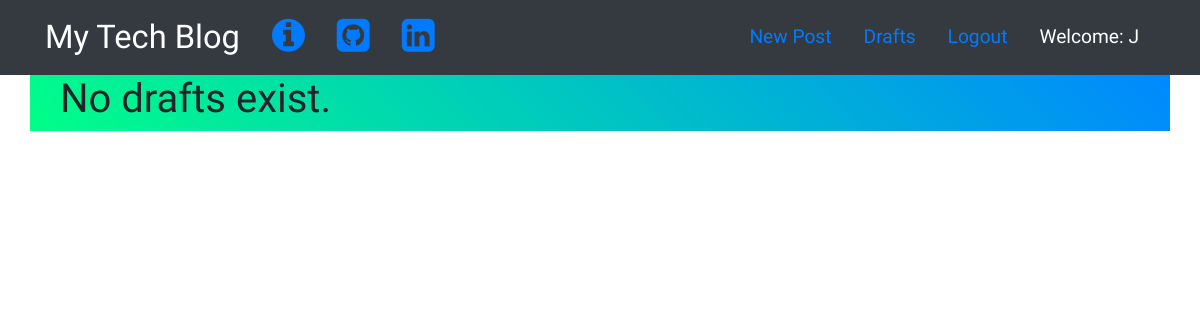
Page /drafts/ (signed in) on the earlier database version.
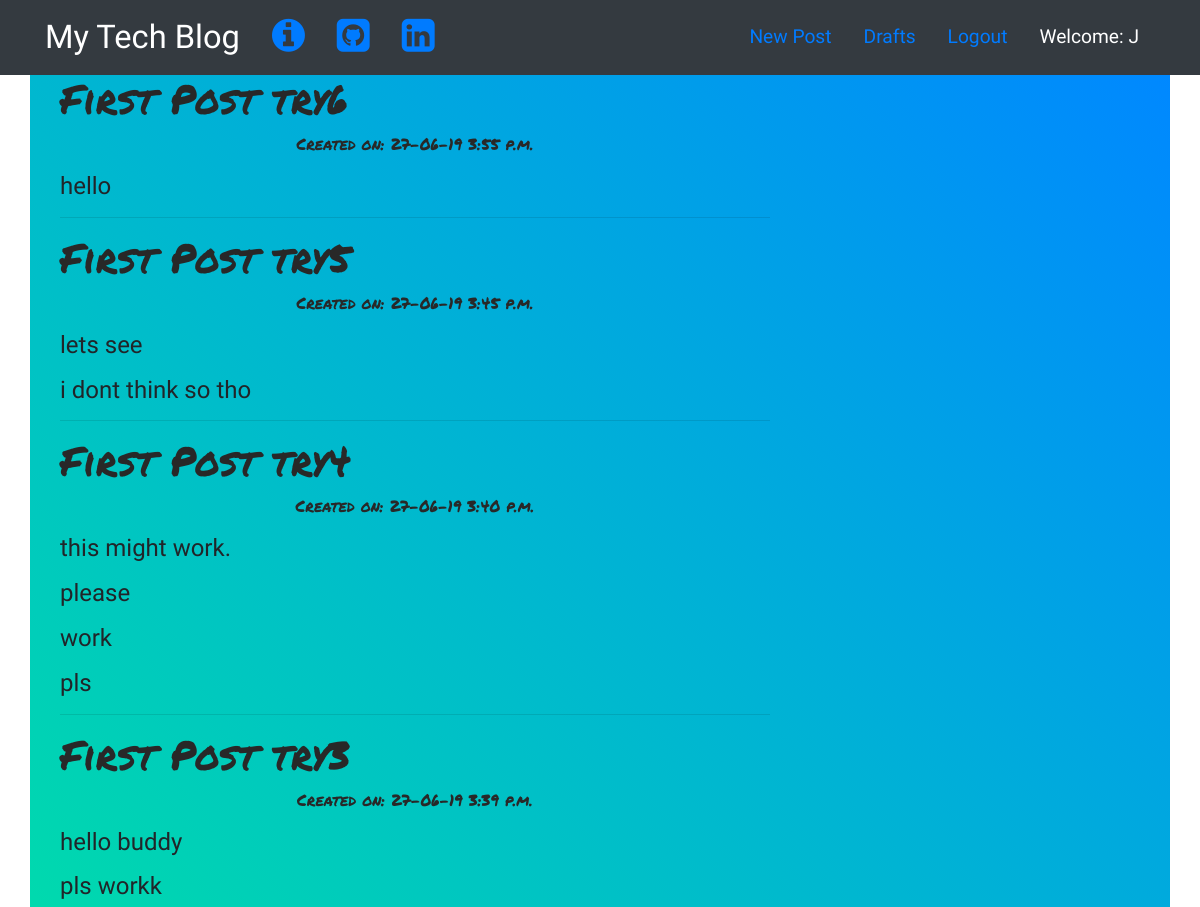
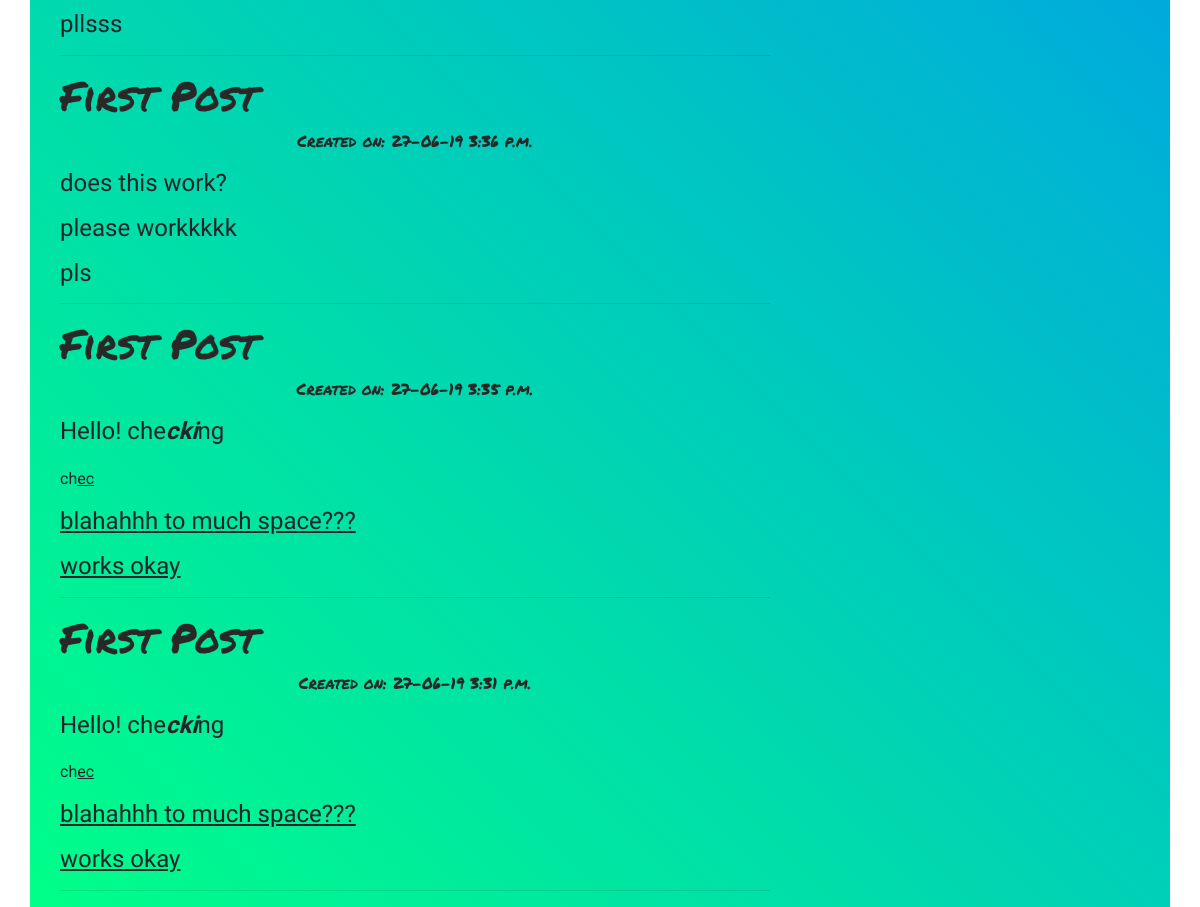
Same page on the later database version (2 pictures, top to bottom).
### blog/models.py (models this page shows, shortened)
class Post(models.Model):
    author=models.ForeignKey('auth.User',on_delete=models.CASCADE)
    title=models.CharField(max_length=150)
    text=models.TextField()
    create_date=models.DateTimeField(default=timezone.now)
    publish_date=models.DateTimeField(blank=True,null=True)

### blog/views.py (the view)
# urls.py: path('drafts/',views.DraftListView.as_view(),name="draft_list"),
class DraftListView(LoginRequiredMixin,ListView):
    login_url="/login/"
    redirect_field_name="blog/draft_list.html"
    model = Post
    template_name='blog/draft_list.html'
    def get_queryset(self):
        return Post.objects.filter(publish_date__isnull=True).order_by('-create_date')

### blog/templates/blog/draft_list.html (shortened to what this page needs)
{% extends 'blog/base.html' %}
  {% block content %}
    {% for post in post_list %}
        <h1><a class="posttitle" href="{% url 'post_detail' pk=post.pk%}">
          {{post.title}}</a></h1>
        <p class="posttitle">Created on: {{post.create_date|date:"d-m-y P"}}</p>
        <h4 class="postcontent">{{post.text|safe|truncatechars:200}}</h4>
        <hr>
    {% empty %}
      <h1 class="postcontent">No drafts exist.</h1>
    {% endfor %}
  {% endblock %}

Differences in the rows shown:
added Post: title "First Post try6", create_date "27-06-19 3:55 p.m.", text "hello"
added Post: title "First Post try5", create_date "27-06-19 3:45 p.m.", text "lets see i dont think so tho"
added Post: title "First Post try4", create_date "27-06-19 3:40 p.m.", text "this might work. please work pls"
added Post: title "First Post try3", create_date "27-06-19 3:39 p.m.", text "hello buddy pls workk pllsss"
added Post: title "First Post", create_date "27-06-19 3:36 p.m.", text "does this work? please workkkkk pls"
added Post: title "First Post", create_date "27-06-19 3:35 p.m.", text "Hello! che cki ng ch ec blahahhh to much space??? works okay"
added Post: title "First Post", create_date "27-06-19 3:31 p.m.", text "Hello! che cki ng ch ec blahahhh to much space??? works okay"
Other differences:
text no longer shown: "No drafts exist."
